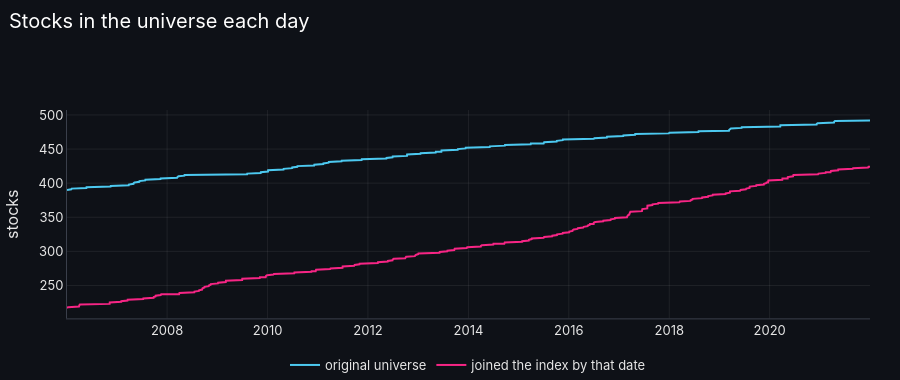

Notebook cell for this chart:
### Markdown cell above
## 1. Data: the same prices, two definitions of the universe

### Code cell
# Frozen snapshot of adjusted closes. `everyone` is the original practice (each current member for
# its whole history); `pit` admits a company only from the date it joined the index.
everyone = cs.load_sp500_panel(point_in_time=False)
pit = cs.load_sp500_panel(point_in_time=True)
close, sectors = pit.close, pit.sectors
fwd1 = cs.forward_return(close, 1)
momentum = cs.momentum_features(close, MOMENTUM_WINDOWS)

count = pd.DataFrame({'original universe': everyone.member.sum(axis=1), 'joined the index by that date': pit.member.sum(axis=1)})
print(f'{close.shape[1]} tickers, {close.index[0]:%Y-%m-%d} to {close.index[-1]:%Y-%m-%d}')
print(count.resample('YE').mean().round(0).astype(int).iloc[::3].to_string())
fig = go.Figure([go.Scatter(x=count.index, y=count[c], name=c) for c in count])
fig.update_layout(title='Stocks in the universe each day', yaxis_title='stocks', height=380)
fig.show()

### Figure 1 — Plotly figure (JSON) as saved in the notebook; plotly's stock layout.template omitted (floating-point values rounded to 4 significant figures; data arrays with more than 128 entries replaced by an {"elided": "..."} marker saying what was removed)
{"data": [{"name": "original universe", "type": "scatter", "x": {"elided": "4028 str values"}, "y": {"elided": "4028 int values"}}, {"name": "joined the index by that date", "type": "scatter", "x": {"elided": "4028 str values"}, "y": {"elided": "4028 int values"}}], "layout": {"height": 380, "title": {"text": "Stocks in the universe each day"}, "yaxis": {"title": {"text": "stocks"}}}}
